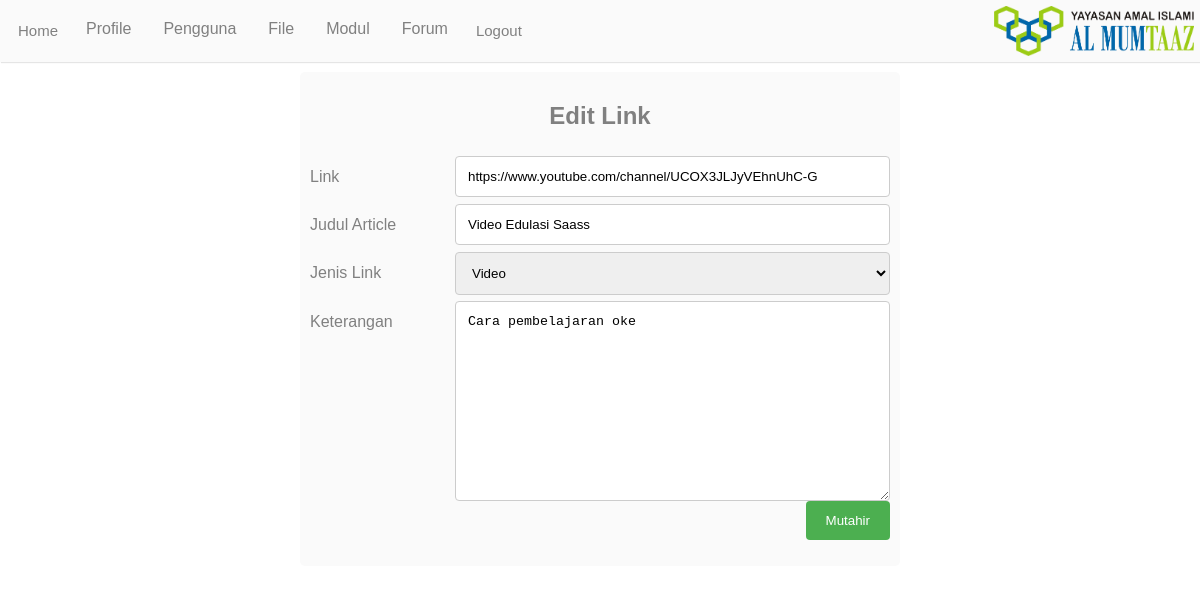
Screenshot of /halaman/admin/edit_link.php?ubah=6 (signed in) with the database file from the repository.
### tables this page shows
CREATE TABLE `link` (
  `id` int(11) NOT NULL,
  `link` varchar(50) NOT NULL,
  `judul` text NOT NULL,
  `jenis` varchar(20) NOT NULL,
  `ket` text NOT NULL,
  `created` datetime NOT NULL
);

### class/class_admin.php (called while the page is built, shortened)
<?php
class Admin{
    private $_db;
    public function __construct(){
        $this->_db = Database::getInstance();
    }
    public function tampil($table, $data, $value){
        if($data==""){
            $conn=$this->_db->getConnection();
            $query= "SELECT * FROM $table";
            $result = $conn->query($query);
        }
        else{
            $conn = $this->_db->getConnection();
            $query1="SELECT * FROM $table WHERE $data='$value'";
            $result = $conn->query($query1);
        }
        return $result;
    }
}

### halaman/admin/edit_link.php (the view, shortened to what this page needs)
<?php
include "../../class/class_admin.php";
$admin = new Admin();
if(@$_GET['ubah']){
  $id= $_GET['ubah'];
  $result=$admin->tampil('link','id',$id);
  $fetch=$result->fetch_object();
}
include "adm_header.php";
?>
<link rel="stylesheet" href="../../assets/css/style_admin.css">
<div class="container">
<center>
<h2>Edit Link</h2>
</center>
  <form action="" method="post">
  <div class="row">
    <div class="col-25">
      <label for="link">Link</label>
    </div>
    <div class="col-75">
      <input type="text" id="link" name="link" value="<?= $fetch->link;?>" placeholder="Masukan link" required>
    </div>
  </div>
  <div class="row">
    <div class="col-25">
      <label for="judul">Judul Article</label>
    </div>
    <div class="col-75">
      <input type="text" id="judul" name="judul" value="<?= $fetch->judul;?>" placeholder="Masukan judul" required >
    </div>
  </div>
  <div class="row">
    <div class="col-25">
      <label for="jenis">Jenis Link</label>
    </div>
    <div class="col-75">
      <select id="jenis" name="jenis" required>
        <option value="Video" <?php if( $fetch->jenis=='Video') echo "selected";?> >Video</option>
      </select>
    </div>
  </div>
  <div class="row">
    <div class="col-25">
      <label for="ket">Keterangan</label>
    </div>
    <div class="col-75">
      <textarea id="ket" name="ket"  placeholder="Write something.." style="height:200px" required><?= $fetch->ket;?></textarea>
    </div>
  </div>
  <div class="row">
    <input type="submit" name="submit" value="Mutahir">
  </div>
  </form>
</div>

### assets/css/style_admin.css (style rules this page uses)
input[type=text], select, textarea { width: 100%; padding: 12px; border: 1px solid #ccc; border-radius: 4px; resize: vertical; }
input[type=password], select, textarea { width: 100%; padding: 12px; border: 1px solid #ccc; border-radius: 4px; resize: vertical; }
label { padding: 12px 12px 12px 0; display: inline-block; }
input[type=submit] { background-color: #4CAF50; color: white; padding: 12px 20px; border: none; border-radius: 4px; cursor: pointer; float: right; }
.container { border-radius: 5px; background-color: #fafafa; padding: 10px; margin-left:300px; margin-right:300px; color:grey; }
.col-25 { float: left; width: 25%; margin-top: 6px; }
.col-75 { float: left; width: 75%; margin-top: 6px; }
.row:after { content: ""; display: table; clear: both; }

### rows the page displays
link: link "https://www.youtube.com/channel/UCOX3JLJyVEhnUhC-G", judul "Video Edulasi Saass", jenis "Video", ket "Cara pembelajaran oke"
